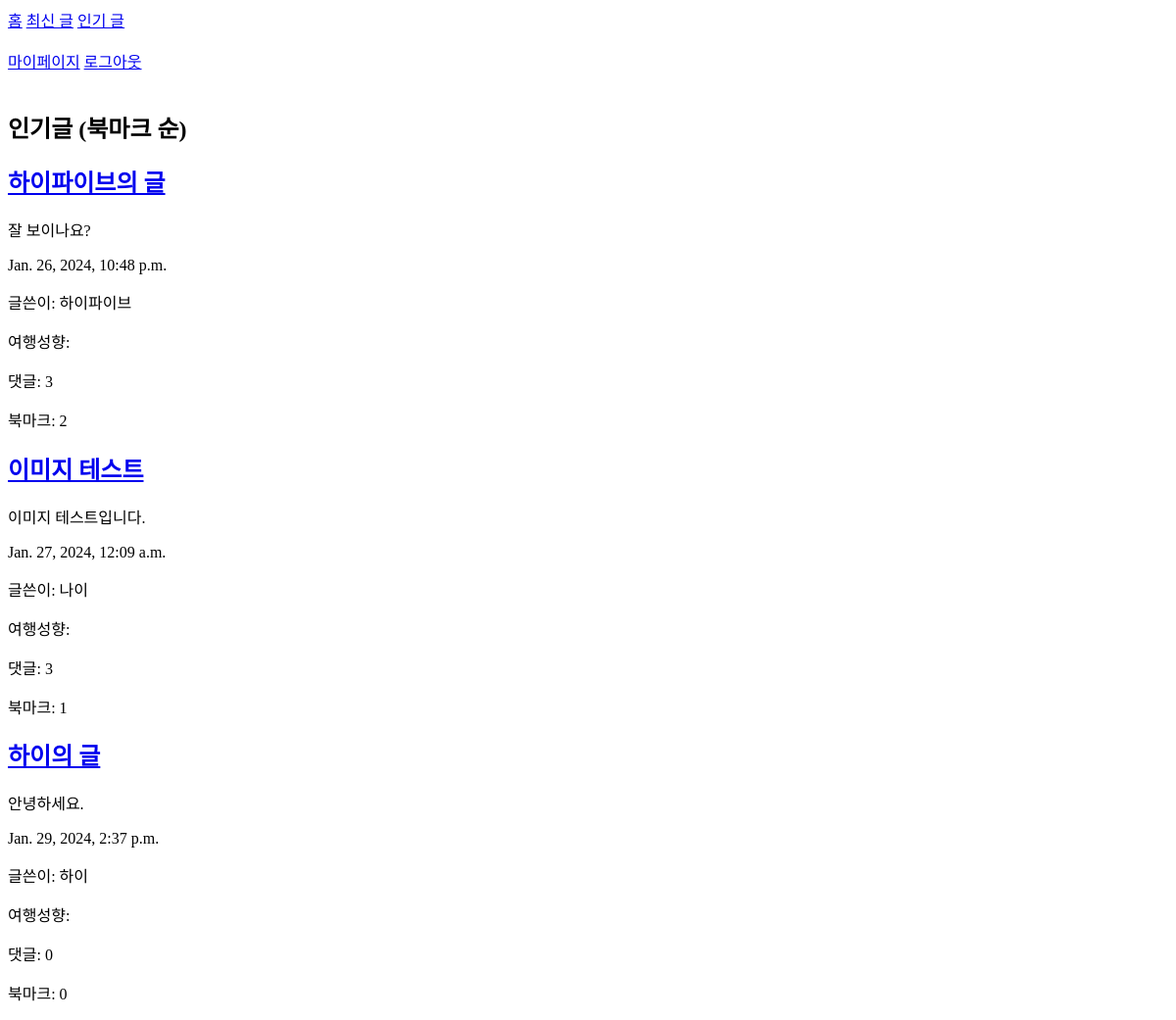
The app's page /board/home (signed in), older data.
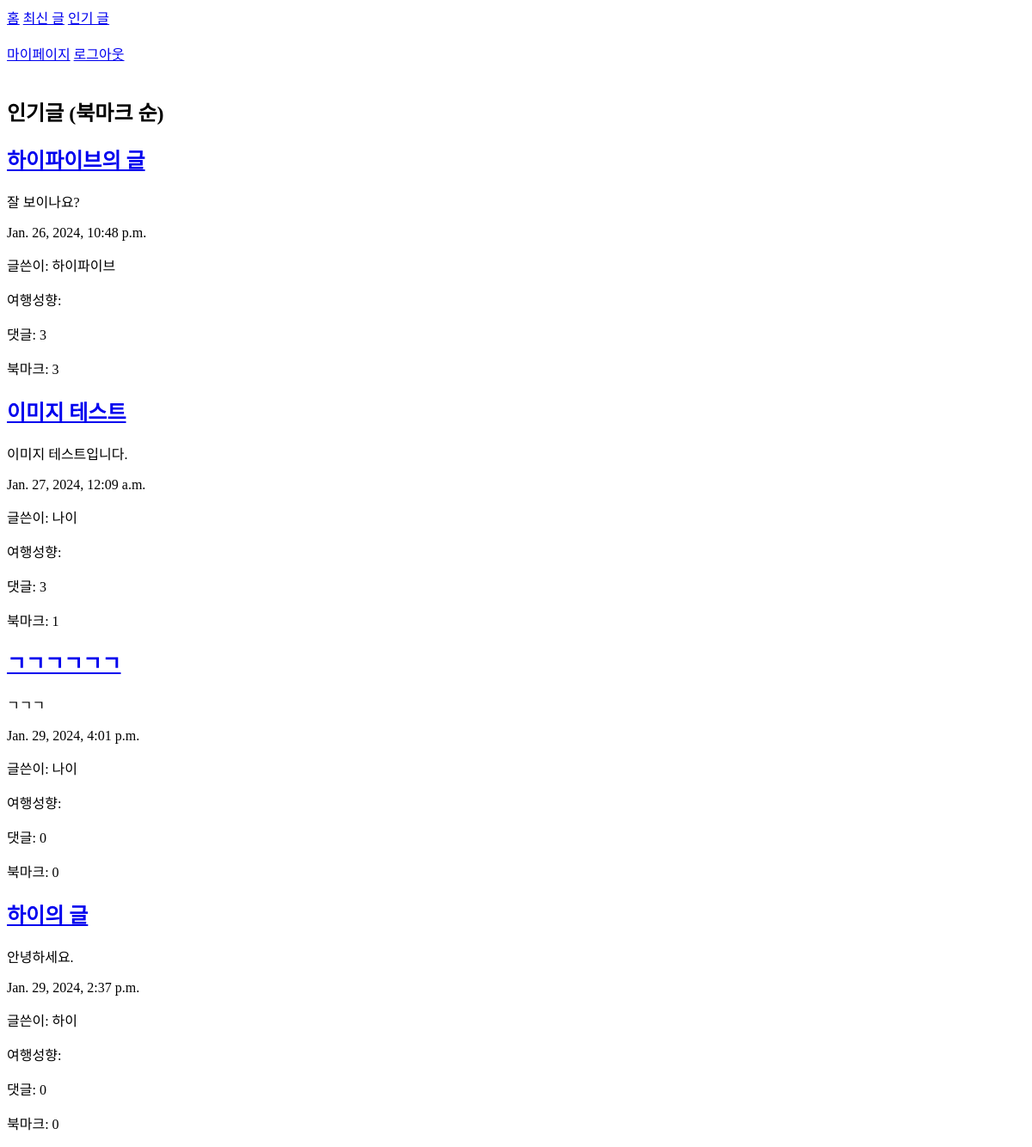
The same page, newer data.
### board/models.py (models this page shows)
class Post(models.Model):
    author = models.ForeignKey(User, null=True, on_delete=models.CASCADE)                     # 작성자
    title = models.CharField(max_length=200)                                                  # 제목
    content = models.TextField()                                                              # 내용
    image = models.ImageField(upload_to='post_images/', null=True, blank=True)                # 이미지 첨부
    bookmarked = models.ManyToManyField(User, related_name='bookmarked_posts', blank=True) # 북마크
    created_at = models.DateTimeField(auto_now_add=True)                                      # 작성일
    updated_at = models.DateTimeField(auto_now=True)                                          # 수정일
    class Meta:
        ordering = ['-created_at']

### sign/models.py (models this page shows, shortened)
class CustomUser(AbstractUser):
    GENDER_CHOICES = (
        ('M', '남성'),
        ('F', '여성'),
        ('N', '미지정')
    )
    USER_TYPE_CHOICES = (
        ('Sun', '태양형'),
        ('Jupiter', '목성형'),
        ('Comet', '혜성형'),
        ('Earth', '지구형'),
        ('Moon', '달형'),
        ('Saturn', '토성형'),
        ('White', '화이트홀형'),
        ('Black', '블랙홀형'),
    )
    user_id = models.CharField(max_length=32, unique=True, verbose_name='아이디', default='default')
    user_pw = models.CharField(max_length=128, verbose_name='비밀번호')
    username = models.CharField(max_length=32, unique=True, verbose_name='이름')
    user_register_dttm = models.DateTimeField(auto_now_add=True, verbose_name='계정 생성시간')
    nickname = models.CharField(max_length=50, unique=True, verbose_name='닉네임')
    birth_date = models.DateField(verbose_name='생년월일', null=True, blank=True)
    gender = models.CharField(max_length=1, choices=GENDER_CHOICES)
    profile_pic = models.ImageField(upload_to='profile_pics/', null=True, blank=True, verbose_name='프로필 사진')
    objects = CustomUserManager()
    USERNAME_FIELD = 'user_id'
    REQUIRED_FIELDS = ['email']
    bio = models.TextField(max_length=500, blank=True) # 자기소개
    user_type = models.CharField(max_length=10, choices=USER_TYPE_CHOICES)
    is_active = models.BooleanField(default=True)
    is_admin = models.BooleanField(default=False)
    class Meta:
         db_table='sign_customuser'

### board/views.py (the view)
# urls.py: path('home', views.home, name='home'),
@login_required
def home(request):
    posts = Post.objects.annotate(
        bookmark_count=Count('bookmarked', distinct=True),
        comments_count=Count('comments', distinct=True)
    ).order_by('-bookmark_count', '-comments_count')
    return render(request, 'home.html', {'posts': posts})

### board/templates/home.html (shortened to what this page needs)
<!DOCTYPE html>
<html>
<head>
</head>
<body>
    <a href="{% url 'home' %}">홈</a>
    <a href="{% url 'post_list' %}">최신 글</a>
    <a href="{% url 'post_list2' %}">인기 글</a><br><br>
    <a href="{% url 'my_info' %}">마이페이지</a>
    <a href="{% url 'logout' %}">로그아웃</a>
    <br><br>
    <h2>인기글 (북마크 순)</h2>
    {% for post in posts %}
    <div>
        <h2><a href="{% url 'post_detail' post_id=post.pk %}">{{ post.title }}</a></h2>
        <p>{{ post.content }}</p>
        <p>{{ post.created_at }}</p>
        <p>글쓴이: {{ post.author.nickname }}</p>
        <p>여행성향: {{ post.author.user_type }}</p>
        <p>댓글: {{ post.comments_count }}</p>
        <p>북마크: {{ post.bookmark_count }}</p>
    </div>
    {% endfor %}
</body>
</html>

Row changes from the older to the newer data that the page shows:
computed for Post "하이파이브의 글": bookmark_count "2" → "3"
added Post: title "ㄱㄱㄱㄱㄱㄱ", content "ㄱㄱㄱ", created_at "Jan. 29, 2024, 4:01 p.m.", author.nickname "나이", comments_count "0", bookmark_count "0"
